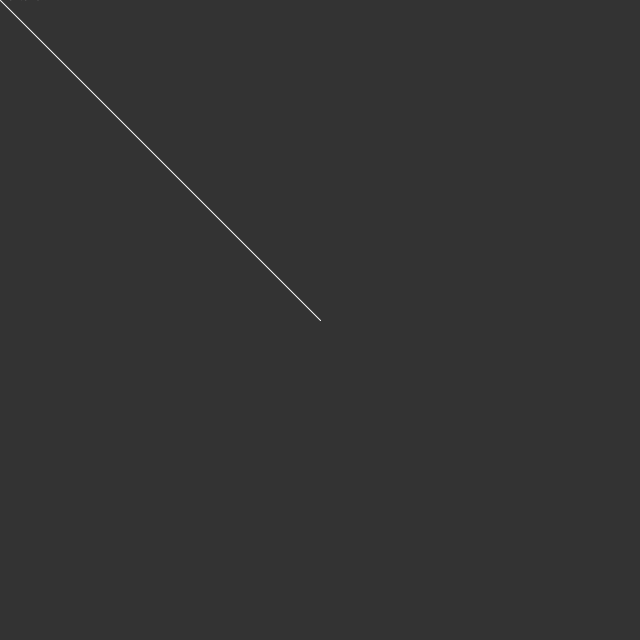
Frame 1 (no input)
Frame 60 (the mouse pressed at the canvas centre just before this capture): identical to frame 1, image omitted
Frame 120 (the mouse held since frame 60 and released just before this capture): blank canvas, image omitted

The Processing sketch that drew this single still picture (run headless with seeded random() and noise(); from frame 60 on, the mouse is pressed at the canvas centre):

// Processing sketch: sketch_03_function_definition_return_value
// ── sketch_03_function_definition_return_value.pde

void setup() {
  size(640, 640);
  noFill();
  stroke(255);
}

void draw() {
  
  background(51);
  
  //2地点の距離を求める関数distanceを実行
  //(100,100)と(200,200）の距離を計算して出力
  float dist = distance(100,100,200,200);
  println(dist);
  
  float dist2 = distance(width/2, height/2, mouseX, mouseY);
  
  point(width/2,height/2);
  line(width/2, height/2, mouseX, mouseY);
  text(dist2, mouseX, mouseY);
  
}

//関数「distance」の定義
float distance(float x1, float y1, float x2, float y2){
  
  float result = 0;
  
  //ピタゴラスの定理で2地点の距離を求める
  result = (x2 - x1) * (x2 - x1) + (y2 - y1) * (y2 - y1);
  result = sqrt(result);
  
  return result;
}


/*
関数定義の例

1. 一般的な関数の定義
================================
[戻り値の型] [関数名] ([パラメータ]) {
  
  内部の処理
  
  return [戻り値];
  
}
================================

2. 戻り値がない関数の定義
================================
void [関数名] ([パラメータ]) {
  
  内部の処理
  
}
================================

3. 戻り値もパラメータもない関数
================================
void [関数名] () {
  
  内部の処理
  
}
================================

*/
